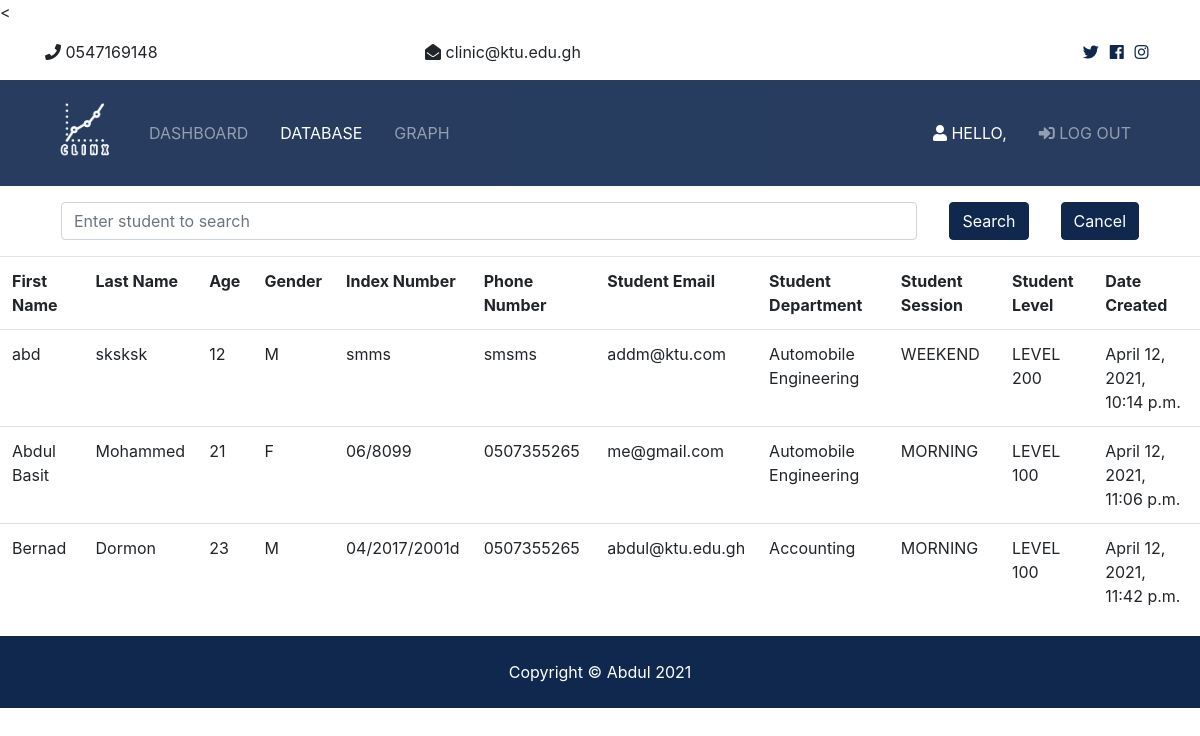
The app's page /opd_dataview with its own data.
### patient/models.py (models this page shows, shortened)
class PatientInfo(models.Model):
    LEVEL_OF_STUDENT_CHOICE = (
        ('LEVEL 100', 'LEVEL 100'),
        ('LEVEL 200', 'LEVEL 200'),
        ('LEVEL 300', 'LEVEL 300'),
    )
    STUDENT_SESSION_CHOICES = (
        ('MORNING', 'Morning'),
        ('WEEKEND', 'Weekend')
    )
    DEPARTMENTS_IN_SCHOOL_CHOICES = (
        ('Accounting', 'Accounting'),
        ('Automobile Engineering', 'Automobile Engineering'),
        ('Biomedical Engineering', 'Biomedical Engineering'),
        ('Building Technology', 'Building Technology'),
        ('Civil Engineering', 'Civil Engineering'),
        ('Computer Network Management', 'Computer Network Management'),
        ('Computer Science', 'Computer Science'),
        ('Electrical/Electronic Engineering', 'Electrical/Electronic Engineering'),
        ('Environmental Management and Technology', 'Environmental Management and Technology'),
        ('Fashion Design and Textiles', 'Fashion Design and Textiles'),
        ('Food  Technology', 'Food  Technology'),
        ('Graphic  Design', 'Graphic  Design'),
        ('Hospitality  Management', 'Hospitality  Management'),
        ('Marketing', 'Marketing'),
        ('Mechanical  Engineering', 'Mechanical  Engineering'),
        ('Medical Laboratory  Science', 'Medical Laboratory  Science'),
        ('Post Harvest Technology', 'Post Harvest Technology'),
        ('Purchasing and  Supply', 'Purchasing and  Supply'),
        ('Renewable Energy and System Engineering', 'Renewable Energy and System Engineering'),
        ('Secretarialship and  Management', 'Secretarialship and  Management'),
        ('Statistics', 'Statistics'),
    )
    First_name = models.CharField(max_length = 30)
    Last_name = models.CharField(max_length=30)
    Index_number = models.CharField(max_length=30,primary_key=True)
    Student_email = models.EmailField(max_length=50)
    Student_phone = models.CharField(max_length =11)
    Student_age = models.IntegerField()
    Student_gender = models.CharField(max_length=6,choices=GENDER_CHOICES)
    Student_department = models.CharField(max_length=39,choices=DEPARTMENTS_IN_SCHOOL_CHOICES)
    Student_session = models.CharField(max_length=8,choices=STUDENT_SESSION_CHOICES)
    Student_level = models.CharField(max_length=9, choices=LEVEL_OF_STUDENT_CHOICE)
    Time_created = models.DateTimeField(default=now)

### patient/views.py (the view)
# urls.py: path('opd_dataview', opd_dataview,name = 'data'),
def opd_dataview(request):
    context = {"Medical_Record":PatientInfo.objects.all()}
    return render(request,'opd/opd_data.html',context)

### template/opd/opd_data.html (shortened to what this page needs)
{%extends 'base.html' %}
{%block content %}
<form method="post"  autocomplete="off" action="{% url 'searcher' %}" >
<div class="container d-flex" >
   <input class="form-control m-3" type="text" name="search" placeholder="Enter student to search">
   <button type="submit" class="btn btn-primary m-3">Search</button>
   <button type="submit" class="btn btn-primary m-3">Cancel</button>
</div>
<table class="table my_table ">
    <thead class="border-bottom font-weight-bold">
        <tr>
            <td>First Name</td>
            <td>Last Name</td>
            <td>Age</td>
            <td>Gender</td>
            <td> Index Number</td>
            <td>Phone Number </td>
            <td>Student Email</td>
            <td>Student Department </td>
            <td>Student Session</td>
            <td>Student Level </td>
            <td>Date Created</td>
        </tr>
    </thead>
    <tbody>
         {% for student in Medical_Record %}
         <tr>
             <td>{{student.First_name}}</td>
             <td>{{student.Last_name}}</td>
             <td>{{student.Student_age}}</td>
             <td>{{student.Student_gender}}</td>
             <td>{{student.Index_number}}</td>
             <td>{{student.Student_phone}}</td>
             <td>{{student.Student_email}}</td>
             <td>{{student.Student_department}}</td>
             <td>{{student.Student_session}}</td>
             <td>{{student.Student_level}}</td>
             <td>{{student.Time_created}}</td>
         </tr>
         {%endfor%}
    </tbody>
</table>
{%endblock%}

### template/base.html (shortened to what this page needs)
{% load static %}
<!DOCTYPE html>
<html lang="en">
<head>
    <link rel="stylesheet" href="{% static 'css/bootstrap.css' %}">
 <link rel="stylesheet" href="{% static 'css/all.css' %}">
 <<link rel="stylesheet" href="{%  static 'css/style.css' %}">
</head>
<body>
 {% include 'partials/_navbar.html' %}
{% block content %}
{%endblock%}
{% include 'partials/_footer.html' %}
</body>
</html>

### template/partials/_navbar.html (shortened to what this page needs)
{%load static %}
<!doctype html>
<html lang="en">
  <head>
<link href="{% static 'css/bootstrap.css" rel="stylesheet">
  <link rel="stylesheet" href="{% static 'css/all.css' %}">
  <link rel="stylesheet" href="{% static 'css/all.css' %}">
  </head>
  <body>
  <section id="top-bar" class="p-3" >
    <div class="container">
      <div class="row">
        <div class="col-md-4">
          <i class="fas fa-phone"></i> 0547169148
        </div>
        <div class="col-md-4">
          <i class="fas fa-envelope-open"></i> clinic@ktu.edu.gh
        </div>
        <div class="col-md-4">
          <div class="social text-right">
            <a href="#">
              <i class="fab fa-twitter"></i>
            </a>
            <a href="#">
              <i class="fab fa-facebook"></i>
            </a>
            <a href="#">
              <i class="fab fa-instagram"></i>
            </a>
          </div>
        </div>
      </div>
    </div>
  </section>
  <nav class="navbar navbar-expand-lg navbar-dark bg-primary sticky-top">
    <div class="container">
      <a class="navbar-brand" href="">
        <img src="{% static 'img/clinxw.png' %}"  class="logo" alt="">
      </a>
      <div class="collapse navbar-collapse" id="navbarNavAltMarkup">
        <ul class="navbar-nav">
          <li
          {% if 'std_info' in request.path %}
          class="nav-item active mr-3"
          {%else%}
          class = "nav-item mr-3"
          {%endif%}
          >
          <a class="nav-link" href="{% url 'patient' %}">Dashboard</a>
          </li>
          <li
          {% if 'data' in request.path %}
          class="nav-item active mr-3"
          {%else%}
          class = "nav-item mr-3"
          {%endif%}
          >
            <a class="nav-link" href="{% url 'data' %}">Database</a>
          </li>
          <li class="nav-item mr-3">
            <a class="nav-link" href="{% url 'opdgraph_view' %}">Graph</a>
          </li>
        </ul>
        <ul class="navbar-nav ml-auto">
          <li class="nav-item mr-3">
            <a class="nav-link text-white" href="#">
              <i class="fas fa-user"></i> Hello, {{user.username}}</a>
          </li>
          <li class="nav-item mr-3">
            <a href="javascript:{document.getElementById('logout').submit()}" class="nav-link" >
              <i class="fas fa-sign-in-alt"></i>
              Log Out</a>
          </li>
        </ul>
      </div>
    </div>
  </nav>
  </body>
</html>

### template/partials/_footer.html
<footer id="main-footer" class="py-4 bg-primary text-white text-center">
    Copyright &copy;
    Abdul 2021
  </footer>

### static/css/all.css (style rules this page uses)
.fa, .fas, .far, .fal, .fab { -moz-osx-font-smoothing: grayscale; -webkit-font-smoothing: antialiased; display: inline-block; font-style: normal; font-variant: normal; text-rendering: auto; line-height: 1; }
.fa-envelope-open:before { content: "\f2b6"; }
.fa-facebook:before { content: "\f09a"; }
.fa-instagram:before { content: "\f16d"; }
.fa-phone:before { content: "\f095"; }
.fa-sign-in-alt:before { content: "\f2f6"; }
.fa-twitter:before { content: "\f099"; }
.fa-user:before { content: "\f007"; }
.fab { font-family: 'Font Awesome 5 Brands'; }
.fa, .fas { font-family: 'Font Awesome 5 Free'; font-weight: 900; }

### static/css/style.css (style rules this page uses)
img { width: 100%; }
.logo { width: 80px; }
.navbar { opacity: 0.9; text-transform: uppercase; }
.social a { margin-right: 0.4rem; }

### records on screen
PatientInfo: First_name "abd", Last_name "sksksk", Student_age "12", Student_gender "M", Index_number "smms", Student_phone "smsms", Student_email "addm@ktu.com", Student_department "Automobile Engineering", Student_session "WEEKEND", Student_level "LEVEL 200", Time_created "April 12, 2021, 10:14 p.m."
PatientInfo: First_name "Abdul Basit", Last_name "Mohammed", Student_age "21", Student_gender "F", Index_number "06/8099", Student_phone "0507355265", Student_email "me@gmail.com", Student_department "Automobile Engineering", Student_session "MORNING", Student_level "LEVEL 100", Time_created "April 12, 2021, 11:06 p.m."
PatientInfo: First_name "Bernad", Last_name "Dormon", Student_age "23", Student_gender "M", Index_number "04/2017/2001d", Student_phone "0507355265", Student_email "abdul@ktu.edu.gh", Student_department "Accounting", Student_session "MORNING", Student_level "LEVEL 100", Time_created "April 12, 2021, 11:42 p.m."
